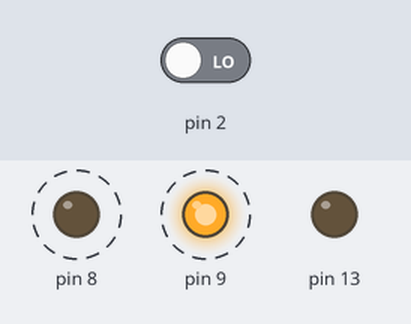
Recording of a sketch running on a simulated Arduino Uno, built with avr-gcc and run on an emulated ATmega328P. Parts: output pins drawn as LEDs (lit = HIGH). Dashed ring = blinking. Inputs (shaded band) come from the test bench; at power-on: pin 2 LOW.

Above: at 0.5 s.
1.3 s: pin 2 driven HIGH
At 1.5 s:
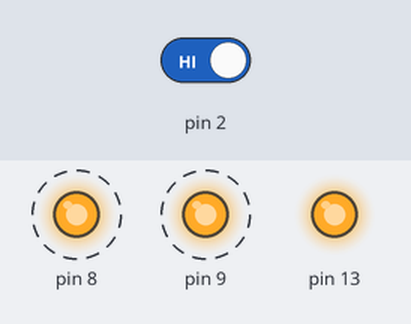
4.3 s: pin 2 driven LOW
At 4.7 s:
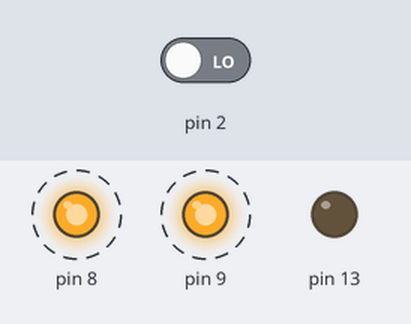
Timing chart, 0 to 13.3 s (numbered marks = the images above; inputs shaded):
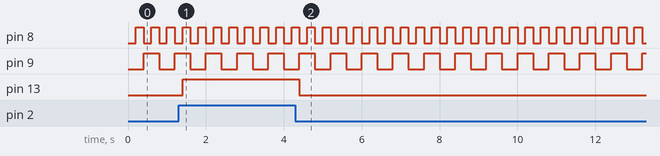

Measured:
- after the input at 1.3 s, pin 13: LOW → HIGH after 0.10 s
- after the input at 4.3 s, pin 13: HIGH → LOW after 0.10 s
- by itself, pin 8: alternates HIGH for 0.20 s and LOW for 0.20 s
- by itself, pin 9: alternates HIGH for 0.40 s and LOW for 0.40 s

The sketch:

058-mux-in.ino
```cpp
void setup() {
  pinMode(2, INPUT);
  pinMode(8, OUTPUT);
  pinMode(9, OUTPUT);
  pinMode(13, OUTPUT);
}

int c = 0;

void loop() {
  int m = c%4;
  int A = bitRead(m, 0);
  int B = bitRead(m, 1);

  digitalWrite(8, A);
  digitalWrite(9, B);

  int val = digitalRead(2);
  digitalWrite(13, val);
  delay(200);

  c++;
}
```
